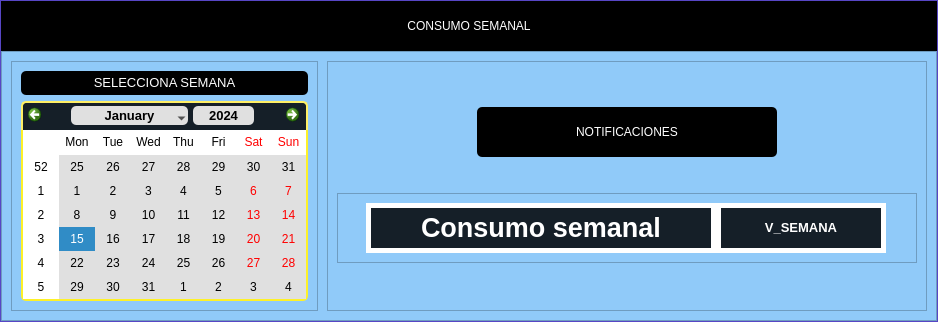
            <widget class="QWidget" name="page_cuatro">
             <layout class="QGridLayout" name="gridLayout_6">
              <property name="leftMargin">
               <number>0</number>
              </property>
              <property name="topMargin">
               <number>0</number>
              </property>
              <property name="rightMargin">
               <number>0</number>
              </property>
              <property name="bottomMargin">
               <number>0</number>
              </property>
              <property name="spacing">
               <number>0</number>
              </property>
              <item row="0" column="0">
               <widget class="QFrame" name="frame_6">
                <property name="sizePolicy">
                 <sizepolicy hsizetype="Minimum" vsizetype="Preferred">
                  <horstretch>0</horstretch>
                  <verstretch>0</verstretch>
                 </sizepolicy>
                </property>
                <property name="styleSheet">
                 <string notr="true">background-color: rgb(113, 91, 255);</string>
                </property>
                <property name="frameShape">
                 <enum>QFrame::StyledPanel</enum>
                </property>
                <property name="frameShadow">
                 <enum>QFrame::Raised</enum>
                </property>
                <layout class="QVBoxLayout" name="verticalLayout_8" stretch="1,0,1">
                 <property name="spacing">
                  <number>0</number>
                 </property>
                 <property name="leftMargin">
                  <number>0</number>
                 </property>
                 <property name="topMargin">
                  <number>0</number>
                 </property>
                 <property name="rightMargin">
                  <number>0</number>
                 </property>
                 <property name="bottomMargin">
                  <number>0</number>
                 </property>
                 <item>
                  <widget class="QLabel" name="label_8">
                   <property name="sizePolicy">
                    <sizepolicy hsizetype="Minimum" vsizetype="Fixed">
                     <horstretch>0</horstretch>
                     <verstretch>0</verstretch>
                    </sizepolicy>
                   </property>
                   <property name="minimumSize">
                    <size>
                     <width>0</width>
                     <height>50</height>
                    </size>
                   </property>
                   <property name="maximumSize">
                    <size>
                     <width>16777215</width>
                     <height>50</height>
                    </size>
                   </property>
                   <property name="styleSheet">
                    <string notr="true">font: 22000 26pt &quot;Ubuntu Mono&quot;;
background-color: rgb(0, 0, 0);
color: white;</string>
                   </property>
                   <property name="text">
                    <string>CONSUMO SEMANAL</string>
                   </property>
                   <property name="alignment">
                    <set>Qt::AlignCenter</set>
                   </property>
                  </widget>
                 </item>
                 <item>
                  <widget class="QFrame" name="frame_canvas2">
                   <property name="sizePolicy">
                    <sizepolicy hsizetype="Minimum" vsizetype="Minimum">
                     <horstretch>0</horstretch>
                     <verstretch>0</verstretch>
                    </sizepolicy>
                   </property>
                   <property name="minimumSize">
                    <size>
                     <width>0</width>
                     <height>0</height>
                    </size>
                   </property>
                   <property name="maximumSize">
                    <size>
                     <width>16777215</width>
                     <height>16777215</height>
                    </size>
                   </property>
                   <property name="styleSheet">
                    <string notr="true">background-color: #FFEF65;</string>
                   </property>
                   <property name="frameShape">
                    <enum>QFrame::StyledPanel</enum>
                   </property>
                   <property name="frameShadow">
                    <enum>QFrame::Raised</enum>
                   </property>
                  </widget>
                 </item>
                 <item>
                  <widget class="QFrame" name="frame_19">
                   <property name="sizePolicy">
                    <sizepolicy hsizetype="Minimum" vsizetype="Minimum">
                     <horstretch>0</horstretch>
                     <verstretch>0</verstretch>
                    </sizepolicy>
                   </property>
                   <property name="minimumSize">
                    <size>
                     <width>0</width>
                     <height>270</height>
                    </size>
                   </property>
                   <property name="maximumSize">
                    <size>
                     <width>16777215</width>
                     <height>270</height>
                    </size>
                   </property>
                   <property name="styleSheet">
                    <string notr="true">background-color: #90CAF9;</string>
                   </property>
                   <property name="frameShape">
                    <enum>QFrame::StyledPanel</enum>
                   </property>
                   <property name="frameShadow">
                    <enum>QFrame::Raised</enum>
                   </property>
                   <layout class="QHBoxLayout" name="horizontalLayout_9" stretch="1,1">
                    <property name="spacing">
                     <number>9</number>
                    </property>
                    <property name="leftMargin">
                     <number>9</number>
                    </property>
                    <property name="topMargin">
                     <number>9</number>
                    </property>
                    <property name="rightMargin">
                     <number>9</number>
                    </property>
                    <property name="bottomMargin">
                     <number>9</number>
                    </property>
                    <item alignment="Qt::AlignHCenter">
                     <widget class="QFrame" name="frame_22">
                      <property name="sizePolicy">
                       <sizepolicy hsizetype="Minimum" vsizetype="Minimum">
                        <horstretch>0</horstretch>
                        <verstretch>0</verstretch>
                       </sizepolicy>
                      </property>
                      <property name="styleSheet">
                       <string notr="true"/>
                      </property>
                      <property name="frameShape">
                       <enum>QFrame::StyledPanel</enum>
                      </property>
                      <property name="frameShadow">
                       <enum>QFrame::Raised</enum>
                      </property>
                      <layout class="QVBoxLayout" name="verticalLayout_23">
                       <item>
                        <widget class="QLabel" name="label_14">
                         <property name="styleSheet">
                          <string notr="true">font: 22000 6pt &quot;Ubuntu Mono&quot;;
background-color: rgb(0, 0, 0);
color: white;
border-radius: 5px; </string>
                         </property>
                         <property name="text">
                          <string>&lt;html&gt;&lt;head/&gt;&lt;body&gt;&lt;p align=&quot;center&quot;&gt;&lt;span style=&quot; font-size:10pt;&quot;&gt;SELECCIONA SEMANA&lt;/span&gt;&lt;/p&gt;&lt;/body&gt;&lt;/html&gt;</string>
                         </property>
                        </widget>
                       </item>
                       <item>
                        <widget class="QCalendarWidget" name="calendariosemanal">
                         <property name="sizePolicy">
                          <sizepolicy hsizetype="Minimum" vsizetype="Minimum">
                           <horstretch>0</horstretch>
                           <verstretch>0</verstretch>
                          </sizepolicy>
                         </property>
                         <property name="maximumSize">
                          <size>
                           <width>320</width>
                           <height>200</height>
                          </size>
                         </property>
                         <property name="styleSheet">
                          <string notr="true">QCalendarWidget QWidget {
	 alternate-background-color: #ffffff;
}

/* style for top navigation area ###############################################*/ 

#qt_calendar_navigationbar {
    background-color: #151f28;
	border: 2px solid  #ffef65;
	border-bottom: 0px;
	border-top-left-radius: 5px;
	border-top-right-radius: 5px;
}

/* style for month change buttons ############################################ */




/* Style for month and yeat buttons #################################### */

#qt_calendar_yearbutton {
    color: #000000;
	margin:5px;
    border-radius: 5px;
	background-color: #e0e0e0;
	font-size: 13px;
	padding:0px 10px;
}

 #qt_calendar_monthbutton {
	width: 110px;
    color: #000000;
	font-size: 13px;
	margin:5px 0px;
    border-radius: 5px;
	background-color: #e0e0e0;
	padding:0px 2px;
}

#qt_calendar_yearbutton:hover, 
#qt_calendar_monthbutton:hover {
    background-color: #55aaff;
}

#qt_calendar_yearbutton:pressed, 
#qt_calendar_monthbutton:pressed {
    background-color: rgba(235, 235, 235, 100);
}

/* Style for year input lineEdit ######################################*/

#qt_calendar_yearedit {
    min-width: 53px;
    color: #fef128;
    background: transparent;
	font-size: 13px;
}
#qt_calendar_prevmonth, 
#qt_calendar_nextmonth {
	/* border delete */
    border: none;  
  
	/* set background transparent */
    background-color: transparent; 
	padding: 5px;
}
/* Style for year change buttons ######################################*/

#qt_calendar_yearedit::up-button { 
	image: url(:/icon/arrow-151-48.ico);
    subcontrol-position: right;
}

#qt_calendar_yearedit::down-button { 
	image: url(:/icon/arrow-213-48.ico);
    subcontrol-position: left; 
}

#qt_calendar_yearedit::down-button, 
#qt_calendar_yearedit::up-button {
	width:10px;
	padding: 0px 5px;
	border-radius:3px;
}

#qt_calendar_yearedit::down-button:hover, 
#qt_calendar_yearedit::up-button:hover {
	background-color: #fef128;
}

/* Style for month select menu ##################################### */

#calendarWidget QToolButton QMenu {
     background-color: white;

}
#calendarWidget QToolButton QMenu::item {
	/*padding: 10px;*/
}
 #calendarWidget QToolButton QMenu::item:selected:enabled {
    background-color: #55aaff;
}

#calendarWidget QToolButton::menu-indicator {
	/* Remove toolButton arrow */
      /*image: none; */
	nosubcontrol-origin: margin;
	subcontrol-position: right center;
	margin-top: 10px;
	width:20px;
}

/* Style for calendar table ########################################## */
#qt_calendar_calendarview {
	/* Remove the selected dashed box */
    outline: 0px;
	color: #000000;
	border: 2px solid  #fef128;
	background-color: #e0e0e0;
	border-top: 0px;
	border-bottom-left-radius: 5px;
	border-bottom-right-radius: 5px;
	
	font: 733335 8pt &quot;Ubuntu Mono&quot;;
}

#qt_calendar_calendarview::item:hover {
   border-radius:5px;
	background-color:#aaffff;
}

#qt_calendar_calendarview::item:selected {
    background-color: #55aa7f; 
	border-radius:5px;
}</string>
                         </property>
                        </widget>
                       </item>
                      </layout>
                     </widget>
                    </item>
                    <item alignment="Qt::AlignHCenter">
                     <widget class="QFrame" name="frame_23">
                      <property name="sizePolicy">
                       <sizepolicy hsizetype="Minimum" vsizetype="Minimum">
                        <horstretch>0</horstretch>
                        <verstretch>0</verstretch>
                       </sizepolicy>
                      </property>
                      <property name="minimumSize">
                       <size>
                        <width>600</width>
                        <height>0</height>
                       </size>
                      </property>
                      <property name="maximumSize">
                       <size>
                        <width>600</width>
                        <height>16777215</height>
                       </size>
                      </property>
                      <property name="styleSheet">
                       <string notr="true">background-color: #90CAF9;
</string>
                      </property>
                      <property name="frameShape">
                       <enum>QFrame::StyledPanel</enum>
                      </property>
                      <property name="frameShadow">
                       <enum>QFrame::Raised</enum>
                      </property>
                      <layout class="QVBoxLayout" name="verticalLayout_24">
                       <property name="spacing">
                        <number>0</number>
                       </property>
                       <item alignment="Qt::AlignHCenter">
                        <widget class="QLabel" name="label_13">
                         <property name="minimumSize">
                          <size>
                           <width>300</width>
                           <height>50</height>
                          </size>
                         </property>
                         <property name="maximumSize">
                          <size>
                           <width>300</width>
                           <height>50</height>
                          </size>
                         </property>
                         <property name="styleSheet">
                          <string notr="true">font: 22000 26pt &quot;Ubuntu Mono&quot;;
background-color: rgb(0, 0, 0);
color: white;
border-radius: 5px; </string>
                         </property>
                         <property name="text">
                          <string>&lt;html&gt;&lt;head/&gt;&lt;body&gt;&lt;p align=&quot;center&quot;&gt;NOTIFICACIONES&lt;/p&gt;&lt;/body&gt;&lt;/html&gt;</string>
                         </property>
                        </widget>
                       </item>
                       <item alignment="Qt::AlignHCenter">
                        <widget class="QFrame" name="frame_pico_dia_2">
                         <property name="sizePolicy">
                          <sizepolicy hsizetype="Minimum" vsizetype="Minimum">
                           <horstretch>0</horstretch>
                           <verstretch>0</verstretch>
                          </sizepolicy>
                         </property>
                         <property name="minimumSize">
                          <size>
                           <width>580</width>
                           <height>70</height>
                          </size>
                         </property>
                         <property name="maximumSize">
                          <size>
                           <width>580</width>
                           <height>70</height>
                          </size>
                         </property>
                         <property name="styleSheet">
                          <string notr="true">background-color: #90CAF9;</string>
                         </property>
                         <property name="frameShape">
                          <enum>QFrame::StyledPanel</enum>
                         </property>
                         <property name="frameShadow">
                          <enum>QFrame::Raised</enum>
                         </property>
                         <layout class="QHBoxLayout" name="horizontalLayout_10">
                          <property name="spacing">
                           <number>0</number>
                          </property>
                          <property name="leftMargin">
                           <number>28</number>
                          </property>
                          <property name="topMargin">
                           <number>0</number>
                          </property>
                          <property name="rightMargin">
                           <number>28</number>
                          </property>
                          <property name="bottomMargin">
                           <number>0</number>
                          </property>
                          <item>
                           <widget class="QLabel" name="label_23">
                            <property name="sizePolicy">
                             <sizepolicy hsizetype="Minimum" vsizetype="Minimum">
                              <horstretch>0</horstretch>
                              <verstretch>0</verstretch>
                             </sizepolicy>
                            </property>
                            <property name="minimumSize">
                             <size>
                              <width>350</width>
                              <height>50</height>
                             </size>
                            </property>
                            <property name="maximumSize">
                             <size>
                              <width>350</width>
                              <height>50</height>
                             </size>
                            </property>
                            <property name="styleSheet">
                             <string notr="true">font: 22000 26pt &quot;Ubuntu Mono&quot;;
background-color: #151f28;
border: 5px solid black;
border-color: white;
color:white;
</string>
                            </property>
                            <property name="text">
                             <string>&lt;html&gt;&lt;head/&gt;&lt;body&gt;&lt;p align=&quot;center&quot;&gt;&lt;span style=&quot; font-size:20pt; font-weight:600;&quot;&gt;Consumo semanal&lt;/span&gt;&lt;/p&gt;&lt;/body&gt;&lt;/html&gt;</string>
                            </property>
                            <property name="alignment">
                             <set>Qt::AlignCenter</set>
                            </property>
                           </widget>
                          </item>
                          <item>
                           <widget class="QLabel" name="label_24">
                            <property name="sizePolicy">
                             <sizepolicy hsizetype="Minimum" vsizetype="Minimum">
                              <horstretch>0</horstretch>
                              <verstretch>0</verstretch>
                             </sizepolicy>
                            </property>
                            <property name="minimumSize">
                             <size>
                              <width>170</width>
                              <height>50</height>
                             </size>
                            </property>
                            <property name="maximumSize">
                             <size>
                              <width>170</width>
                              <height>50</height>
                             </size>
                            </property>
                            <property name="styleSheet">
                             <string notr="true">font: 22000 26pt &quot;Ubuntu Mono&quot;;
background-color: #151f28;
border: 5px solid black;
border-color: white;
color:white;
</string>
                            </property>
                            <property name="text">
                             <string>&lt;html&gt;&lt;head/&gt;&lt;body&gt;&lt;p align=&quot;center&quot;&gt;&lt;span style=&quot; font-size:10pt; font-weight:600;&quot;&gt;V_SEMANA&lt;/span&gt;&lt;/p&gt;&lt;/body&gt;&lt;/html&gt;</string>
                            </property>
                            <property name="alignment">
                             <set>Qt::AlignCenter</set>
                            </property>
                           </widget>
                          </item>
                         </layout>
                        </widget>
                       </item>
                      </layout>
                     </widget>
                    </item>
                   </layout>
                  </widget>
                 </item>
                </layout>
               </widget>
              </item>
             </layout>
            </widget>
